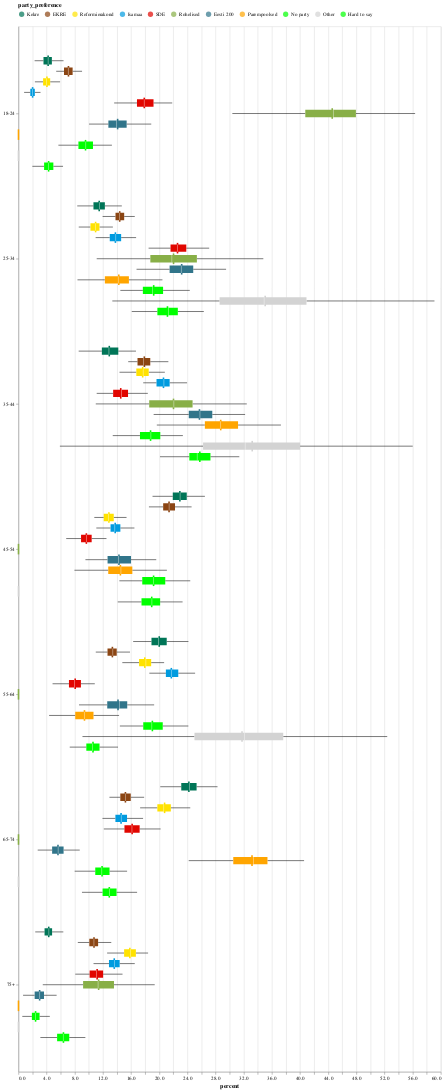

Notebook cell for this chart:
### Code cell
data_file = '../samples/w25_bootstrap.parquet'
data_metafile = '../../salk_internal_package/data/master_meta.json'
if data_metafile:
    data_meta = read_json(data_metafile)

td = { 'unit': 'Üksus', 'Keskerakond':'Kekre', 'education': 'Haridus', 'Basic education':'Põhiharidus' }

def translate(s):
    return (td[s] if s in td else s)
    
e2e_plot({
    'res_col' : 'age_group',
    'factor_cols': ['party_preference'],
    'filter': {},
    'plot': 'boxplots',
    'internal_facet': True
}, data_file, data_meta=data_meta,width=800, translate=translate)

### Figure 1 — Vega-Lite specification as saved in the notebook (floating-point values rounded to 4 significant figures; data arrays with more than 128 entries replaced by an {"elided": "..."} marker saying what was removed)
{"config": {"view": {"continuousWidth": 300, "continuousHeight": 300}}, "layer": [{"mark": {"type": "tick", "thickness": 3}, "encoding": {"color": {"field": "party_preference", "legend": {"columns": 11, "orient": "top"}, "scale": {"domain": ["Kekre", "EKRE", "Reformierakond", "Isamaa", "SDE", "Rohelised", "Eesti 200", "Parempoolsed", "No party", "Other", "Hard to say"], "range": ["#007557", "#8B4513", "#FFE200", "#009BDF", "#E10600", "#88AF47", "#31758A", "orange", "lime", "lightgrey", "lime"]}, "type": "nominal"}, "tooltip": [{"aggregate": "mean", "field": "percent", "type": "quantitative"}, {"field": "party_preference", "type": "nominal"}, {"field": "age_group", "type": "nominal"}], "x": {"aggregate": "mean", "field": "percent", "type": "quantitative"}, "y": {"field": "age_group", "sort": ["18-24", "25-34", "35-44", "45-54", "55-64", "65-74", "75+"], "title": null, "type": "nominal"}, "yOffset": {"field": "party_preference", "sort": ["Kekre", "EKRE", "Reformierakond", "Isamaa", "SDE", "Rohelised", "Eesti 200", "Parempoolsed", "No party", "Other", "Hard to say"], "title": null, "type": "nominal"}}}, {"mark": {"type": "boxplot", "clip": true, "outliers": false}, "encoding": {"color": {"field": "party_preference", "legend": {"columns": 11, "orient": "top"}, "scale": {"domain": ["Kekre", "EKRE", "Reformierakond", "Isamaa", "SDE", "Rohelised", "Eesti 200", "Parempoolsed", "No party", "Other", "Hard to say"], "range": ["#007557", "#8B4513", "#FFE200", "#009BDF", "#E10600", "#88AF47", "#31758A", "orange", "lime", "lightgrey", "lime"]}, "type": "nominal"}, "tooltip": [{"field": "party_preference", "type": "nominal"}, {"field": "age_group", "type": "nominal"}], "x": {"axis": {"format": ".1f"}, "field": "percent", "title": "percent", "type": "quantitative"}, "y": {"field": "age_group", "sort": ["18-24", "25-34", "35-44", "45-54", "55-64", "65-74", "75+"], "title": null, "type": "nominal"}, "yOffset": {"field": "party_preference", "sort": ["Kekre", "EKRE", "Reformierakond", "Isamaa", "SDE", "Rohelised", "Eesti 200", "Parempoolsed", "No party", "Other", "Hard to say"], "title": null, "type": "nominal"}}}], "data": {"name": "data-a4d9e948b1bcf53ec156ea680d994357"}, "width": 800, "$schema": "https://vega.github.io/schema/vega-lite/v5.15.1.json", "datasets": {"data-a4d9e948b1bcf53ec156ea680d994357": {"elided": "15400 records"}}}
